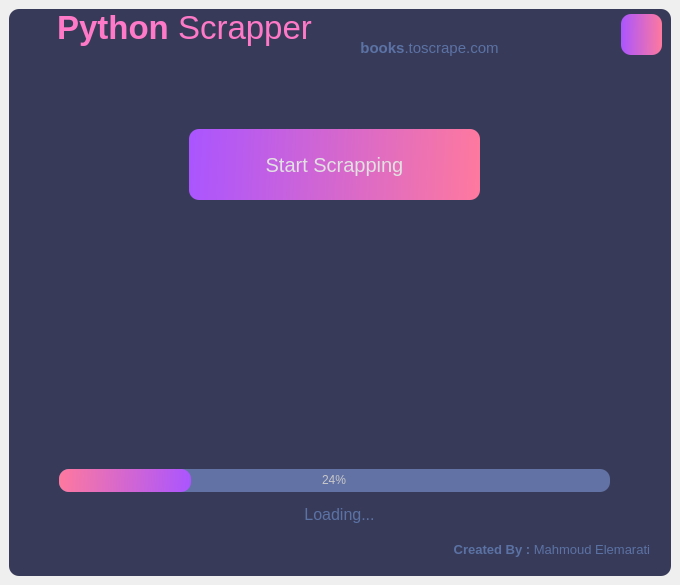
<?xml version="1.0" encoding="UTF-8"?>
<ui version="4.0">
 <class>MainWindow</class>
 <widget class="QMainWindow" name="MainWindow">
  <property name="geometry">
   <rect>
    <x>0</x>
    <y>0</y>
    <width>680</width>
    <height>585</height>
   </rect>
  </property>
  <property name="windowTitle">
   <string>MainWindow</string>
  </property>
  <widget class="QWidget" name="centralwidget">
   <layout class="QVBoxLayout" name="verticalLayout">
    <item>
     <widget class="QFrame" name="dropShadowFrame">
      <property name="styleSheet">
       <string notr="true">QFrame{
	background-color: rgb(56,58, 89);
	color: rgb(220, 220, 220);
	border-radius: 10px;
}</string>
      </property>
      <property name="frameShape">
       <enum>QFrame::StyledPanel</enum>
      </property>
      <property name="frameShadow">
       <enum>QFrame::Raised</enum>
      </property>
      <widget class="QLabel" name="lable_title">
       <property name="geometry">
        <rect>
         <x>10</x>
         <y>0</y>
         <width>331</width>
         <height>61</height>
        </rect>
       </property>
       <property name="font">
        <font>
         <family>Segoe UI</family>
         <pointsize>25</pointsize>
        </font>
       </property>
       <property name="styleSheet">
        <string notr="true">color: rgb(254, 121, 199);</string>
       </property>
       <property name="text">
        <string>&lt;html&gt;&lt;head/&gt;&lt;body&gt;&lt;p&gt;&lt;span style=&quot; font-weight:600;&quot;&gt;Python&lt;/span&gt; Scrapper&lt;/p&gt;&lt;/body&gt;&lt;/html&gt;</string>
       </property>
       <property name="alignment">
        <set>Qt::AlignHCenter|Qt::AlignTop</set>
       </property>
      </widget>
      <widget class="QLabel" name="label_description">
       <property name="geometry">
        <rect>
         <x>340</x>
         <y>24</y>
         <width>161</width>
         <height>31</height>
        </rect>
       </property>
       <property name="font">
        <font>
         <family>Segoe UI</family>
         <pointsize>11</pointsize>
        </font>
       </property>
       <property name="styleSheet">
        <string notr="true">color: rgb(90, 114, 164);</string>
       </property>
       <property name="text">
        <string>&lt;html&gt;&lt;head/&gt;&lt;body&gt;&lt;p&gt;&lt;span style=&quot; font-weight:600;&quot;&gt;books&lt;/span&gt;.toscrape.com&lt;/p&gt;&lt;/body&gt;&lt;/html&gt;</string>
       </property>
       <property name="alignment">
        <set>Qt::AlignCenter</set>
       </property>
       <property name="margin">
        <number>0</number>
       </property>
      </widget>
      <widget class="QProgressBar" name="progressBar">
       <property name="geometry">
        <rect>
         <x>50</x>
         <y>460</y>
         <width>551</width>
         <height>23</height>
        </rect>
       </property>
       <property name="styleSheet">
        <string notr="true">QProgressBar{
	background-color: rgb(98, 114, 164);	
	color: rgb(200, 200, 200);
	border-style: none;
	border-radius: 10px;
	text-align: center;
}

QProgressBar::chunk{
	border-radius: 10px;
	background-color: qlineargradient(spread:pad, x1:0, y1:0.511364, x2:1, y2:0.523, stop:0 rgba(254,121, 159, 255), stop:1 rgba(170, 85, 255, 255));
}</string>
       </property>
       <property name="value">
        <number>24</number>
       </property>
      </widget>
      <widget class="QLabel" name="label_loading">
       <property name="geometry">
        <rect>
         <x>0</x>
         <y>490</y>
         <width>661</width>
         <height>31</height>
        </rect>
       </property>
       <property name="font">
        <font>
         <family>Segoe UI</family>
         <pointsize>12</pointsize>
        </font>
       </property>
       <property name="styleSheet">
        <string notr="true">color: rgb(90, 114, 164);</string>
       </property>
       <property name="text">
        <string>&lt;html&gt;&lt;head/&gt;&lt;body&gt;&lt;p&gt;Loading...&lt;/p&gt;&lt;/body&gt;&lt;/html&gt;</string>
       </property>
       <property name="alignment">
        <set>Qt::AlignCenter</set>
       </property>
       <property name="margin">
        <number>0</number>
       </property>
      </widget>
      <widget class="QLabel" name="label_credits">
       <property name="geometry">
        <rect>
         <x>20</x>
         <y>525</y>
         <width>621</width>
         <height>31</height>
        </rect>
       </property>
       <property name="font">
        <font>
         <family>Segoe UI</family>
         <pointsize>10</pointsize>
        </font>
       </property>
       <property name="styleSheet">
        <string notr="true">color: rgb(90, 114, 164);</string>
       </property>
       <property name="text">
        <string>&lt;html&gt;&lt;head/&gt;&lt;body&gt;&lt;p&gt;&lt;span style=&quot; font-weight:600;&quot;&gt;Created By :&lt;/span&gt; Mahmoud Elemarati&lt;/p&gt;&lt;/body&gt;&lt;/html&gt;</string>
       </property>
       <property name="alignment">
        <set>Qt::AlignRight|Qt::AlignTrailing|Qt::AlignVCenter</set>
       </property>
       <property name="margin">
        <number>0</number>
       </property>
      </widget>
      <widget class="QPushButton" name="btn_scrap">
       <property name="geometry">
        <rect>
         <x>180</x>
         <y>120</y>
         <width>291</width>
         <height>71</height>
        </rect>
       </property>
       <property name="font">
        <font>
         <family>Segoe UI</family>
         <pointsize>15</pointsize>
        </font>
       </property>
       <property name="styleSheet">
        <string notr="true">background-color: rgb(98, 114, 164);	
color: rgb(225, 225, 225);
text-align: center;
border-style: none;
border-radius: 10px;
background-color: qlineargradient(spread:pad, x1:1, y1:0.523, x2:0, y2:0.511364, stop:1 rgba(170, 85, 255, 255), stop:0 rgba(254,121, 159, 255));
</string>
       </property>
       <property name="text">
        <string>Start Scrapping</string>
       </property>
      </widget>
      <widget class="QPushButton" name="btn_close">
       <property name="geometry">
        <rect>
         <x>612</x>
         <y>5</y>
         <width>41</width>
         <height>41</height>
        </rect>
       </property>
       <property name="font">
        <font>
         <family>Segoe UI</family>
         <pointsize>15</pointsize>
        </font>
       </property>
       <property name="styleSheet">
        <string notr="true">background-color: rgb(98, 114, 164);	
color: rgb(225, 225, 225);
text-align: center;
border-style: none;
border-radius: 10px;
background-color: qlineargradient(spread:pad, x1:1, y1:0.523, x2:0, y2:0.511364, stop:1 rgba(170, 85, 255, 255), stop:0 rgba(254,121, 159, 255));
</string>
       </property>
       <property name="text">
        <string/>
       </property>
       <property name="icon">
        <iconset>
         <normaloff>close_icon.png</normaloff>close_icon.png</iconset>
       </property>
       <property name="iconSize">
        <size>
         <width>30</width>
         <height>30</height>
        </size>
       </property>
      </widget>
     </widget>
    </item>
   </layout>
  </widget>
 </widget>
 <resources/>
 <connections/>
</ui>
